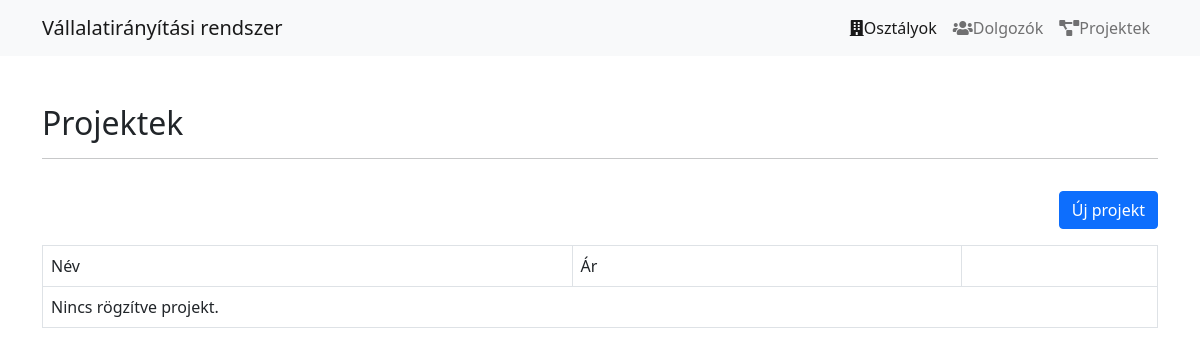
/projekt.php, run on an earlier commit of the app's database.
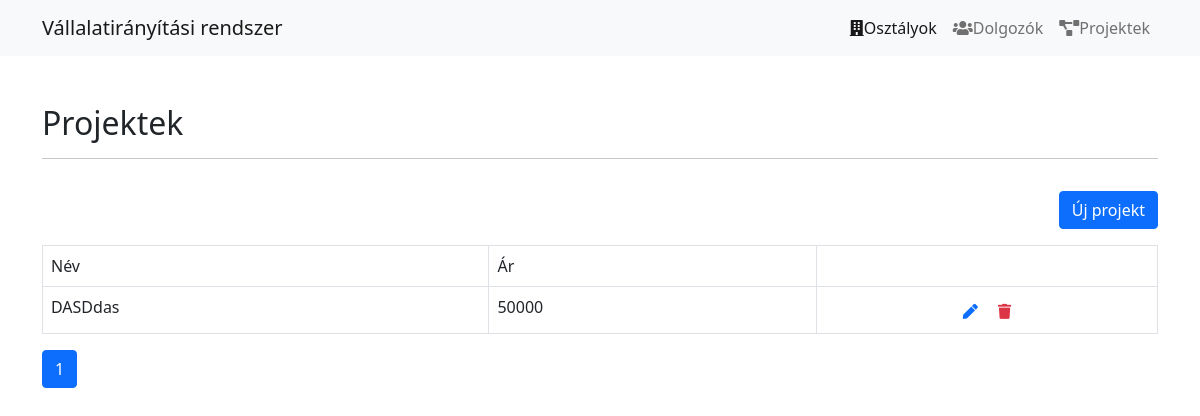
And on a later commit of the database.
### tables this page shows
CREATE TABLE `projekt` (
  `id` int(11) NOT NULL,
  `nev` varchar(40) NOT NULL,
  `ar` int(11) NOT NULL
);

### projekt.php (the view)
<?php
include ('functions.php');
$pdo = pdo_connect_mysql();
$perPage = 15;
$total_row = $pdo->query('SELECT projekt.* FROM projekt')->rowCount();
$pages = ceil($total_row / $perPage);
$page = isset($_GET['page']) ? $_GET["page"] : 1;
$start = ($page - 1) * $perPage;
$query = "SELECT projekt.* FROM projekt LIMIT $start, $perPage";
$projektek = $pdo->query($query)->fetchAll(PDO::FETCH_ASSOC);
?>
<?=template_header('Projekt')?>
<div class="container">
    <div class="row mt-5 mb-3">
        <div class="col-lg-12">
            <h2>Projektek</h2>
            <hr>
        </div>
    </div>
    <div class="row mb-3">
        <div class="col-lg-12 text-end">
            <a class="btn btn-primary" href="new_projekt.php">Új projekt</a>
        </div>
    </div>
    <table id="projekt_table" class="table table-bordered">
        <thead>
        <tr>
            <td>Név</td>
            <td>Ár</td>
            <td></td>
        </tr>
        </thead>
        <tbody>
        <?php if(!empty($projektek)): ?>
            <?php foreach ($projektek as $projekt): ?>
                <tr data-id="<?=$projekt['id']?>" onclick="selectProjekt(this)">
                    <td><?=$projekt['nev']?></td>
                    <td><?=$projekt['ar']?></td>
                    <td class="actions">
                        <a href="edit_projekt.php?id=<?=$projekt['id']?>" class="edit"><i class="fas fa-pen fa-xs"></i></a>
                        <a href="delete.php?projekt_id=<?=$projekt['id']?>" class="trash text-danger"><i class="fas fa-trash fa-xs"></i></a>
                    </td>
                </tr>
            <?php endforeach; ?>
        <?php else: ?>
            <tr>
                <td colspan="9">Nincs rögzítve projekt.</td>
            </tr>
        <?php endif; ?>
        </tbody>
    </table>
    <ul class="pagination">
        <?php for ($i = 1; $i <= $pages; $i++): ?>
            <li class="page-item<?php echo ($i == $page) ? " active" : "" ?>"><a class="page-link"
                                                                                 href='<?php echo "?page=$i"; ?>'>
                    <?php echo $i; ?>
                </a></li>
        <?php endfor; ?>
    </ul>
</div>
<?=template_footer()?>

What changed in the data, as far as the page shows it:
added projekt: nev "DASDdas", ar "50000"
Also different on the page:
new list line: "1"
text no longer shown: "Nincs rögzítve projekt."
